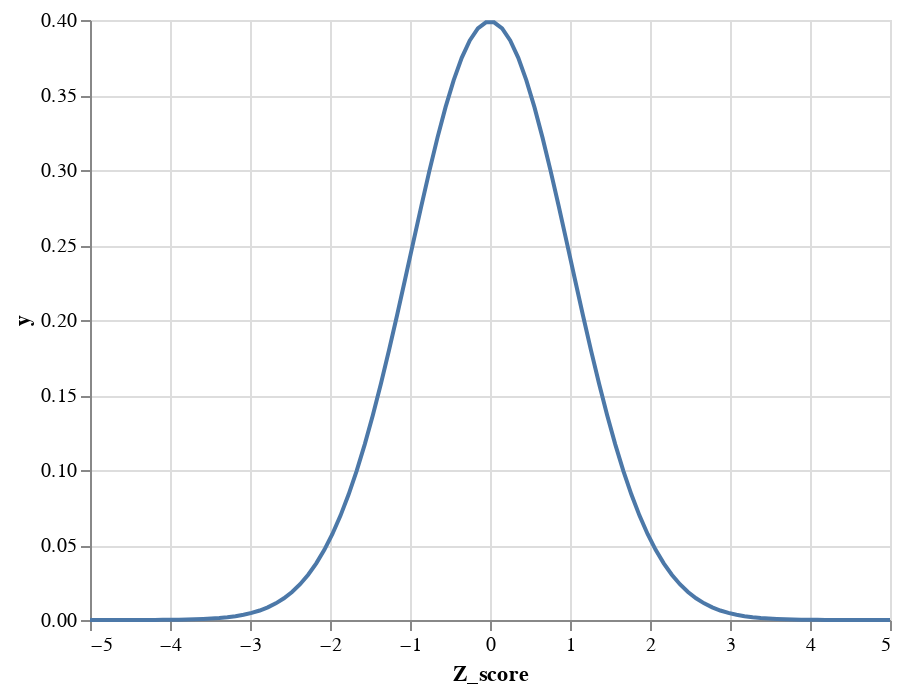

The cell this chart's notebook holds for it:
### Markdown cell above
### Standard Distribution (z-score)

### Code cell
X = np.linspace(10, 30, num=100)
Z_score = (X - mu)/std
y = [normal_dist(z, 0, 1) for z in Z_score]
df = pd.DataFrame({'Z_score': Z_score, 'y':y})
alt.Chart(df).mark_line().encode(
    x='Z_score',
    y='y:Q'
)

### Figure 1 — Vega-Lite specification as saved in the notebook (floating-point values rounded to 4 significant figures)
{"config": {"view": {"continuousWidth": 400, "continuousHeight": 300}}, "data": {"name": "data-877e7884bfc9338f59c5b157d5699141"}, "mark": "line", "encoding": {"x": {"type": "quantitative", "field": "Z_score"}, "y": {"type": "quantitative", "field": "y"}}, "$schema": "https://vega.github.io/schema/vega-lite/v4.8.1.json", "datasets": {"data-877e7884bfc9338f59c5b157d5699141": [{"Z_score": -5.0, "y": 1.487e-06}, {"Z_score": -4.899, "y": 2.451e-06}, {"Z_score": -4.798, "y": 4e-06}, {"Z_score": -4.697, "y": 6.461e-06}, {"Z_score": -4.596, "y": 1.033e-05}, {"Z_score": -4.495, "y": 1.635e-05}, {"Z_score": -4.394, "y": 2.562e-05}, {"Z_score": -4.293, "y": 3.972e-05}, {"Z_score": -4.192, "y": 6.098e-05}, {"Z_score": -4.091, "y": 9.265e-05}, {"Z_score": -3.99, "y": 0.0001393}, {"Z_score": -3.889, "y": 0.0002074}, {"Z_score": -3.788, "y": 0.0003057}, {"Z_score": -3.687, "y": 0.0004459}, {"Z_score": -3.586, "y": 0.0006438}, {"Z_score": -3.485, "y": 0.0009201}, {"Z_score": -3.384, "y": 0.001302}, {"Z_score": -3.283, "y": 0.001823}, {"Z_score": -3.182, "y": 0.002526}, {"Z_score": -3.081, "y": 0.003466}, {"Z_score": -2.98, "y": 0.004708}, {"Z_score": -2.879, "y": 0.006329}, {"Z_score": -2.778, "y": 0.008422}, {"Z_score": -2.677, "y": 0.01109}, {"Z_score": -2.576, "y": 0.01446}, {"Z_score": -2.475, "y": 0.01866}, {"Z_score": -2.374, "y": 0.02384}, {"Z_score": -2.273, "y": 0.03015}, {"Z_score": -2.172, "y": 0.03774}, {"Z_score": -2.071, "y": 0.04675}, {"Z_score": -1.97, "y": 0.05734}, {"Z_score": -1.869, "y": 0.0696}, {"Z_score": -1.768, "y": 0.08364}, {"Z_score": -1.667, "y": 0.09948}, {"Z_score": -1.566, "y": 0.1171}, {"Z_score": -1.465, "y": 0.1365}, {"Z_score": -1.364, "y": 0.1574}, {"Z_score": -1.263, "y": 0.1798}, {"Z_score": -1.162, "y": 0.2032}, {"Z_score": -1.061, "y": 0.2273}, {"Z_score": -0.9596, "y": 0.2517}, {"Z_score": -0.8586, "y": 0.276}, {"Z_score": -0.7576, "y": 0.2994}, {"Z_score": -0.6566, "y": 0.3216}, {"Z_score": -0.5556, "y": 0.3419}, {"Z_score": -0.4545, "y": 0.3598}, {"Z_score": -0.3535, "y": 0.3748}, {"Z_score": -0.2525, "y": 0.3864}, {"Z_score": -0.1515, "y": 0.3944}, {"Z_score": -0.05051, "y": 0.3984}, {"Z_score": 0.05051, "y": 0.3984}, {"Z_score": 0.1515, "y": 0.3944}, {"Z_score": 0.2525, "y": 0.3864}, {"Z_score": 0.3535, "y": 0.3748}, {"Z_score": 0.4545, "y": 0.3598}, {"Z_score": 0.5556, "y": 0.3419}, {"Z_score": 0.6566, "y": 0.3216}, {"Z_score": 0.7576, "y": 0.2994}, {"Z_score": 0.8586, "y": 0.276}, {"Z_score": 0.9596, "y": 0.2517}, {"Z_score": 1.061, "y": 0.2273}, {"Z_score": 1.162, "y": 0.2032}, {"Z_score": 1.263, "y": 0.1798}, {"Z_score": 1.364, "y": 0.1574}, {"Z_score": 1.465, "y": 0.1365}, {"Z_score": 1.566, "y": 0.1171}, {"Z_score": 1.667, "y": 0.09948}, {"Z_score": 1.768, "y": 0.08364}, {"Z_score": 1.869, "y": 0.0696}, {"Z_score": 1.97, "y": 0.05734}, {"Z_score": 2.071, "y": 0.04675}, {"Z_score": 2.172, "y": 0.03774}, {"Z_score": 2.273, "y": 0.03015}, {"Z_score": 2.374, "y": 0.02384}, {"Z_score": 2.475, "y": 0.01866}, {"Z_score": 2.576, "y": 0.01446}, {"Z_score": 2.677, "y": 0.01109}, {"Z_score": 2.778, "y": 0.008422}, {"Z_score": 2.879, "y": 0.006329}, {"Z_score": 2.98, "y": 0.004708}, {"Z_score": 3.081, "y": 0.003466}, {"Z_score": 3.182, "y": 0.002526}, {"Z_score": 3.283, "y": 0.001823}, {"Z_score": 3.384, "y": 0.001302}, {"Z_score": 3.485, "y": 0.0009201}, {"Z_score": 3.586, "y": 0.0006438}, {"Z_score": 3.687, "y": 0.0004459}, {"Z_score": 3.788, "y": 0.0003057}, {"Z_score": 3.889, "y": 0.0002074}, {"Z_score": 3.99, "y": 0.0001393}, {"Z_score": 4.091, "y": 9.265e-05}, {"Z_score": 4.192, "y": 6.098e-05}, {"Z_score": 4.293, "y": 3.972e-05}, {"Z_score": 4.394, "y": 2.562e-05}, {"Z_score": 4.495, "y": 1.635e-05}, {"Z_score": 4.596, "y": 1.033e-05}, {"Z_score": 4.697, "y": 6.461e-06}, {"Z_score": 4.798, "y": 4e-06}, {"Z_score": 4.899, "y": 2.451e-06}, {"Z_score": 5.0, "y": 1.487e-06}]}}
